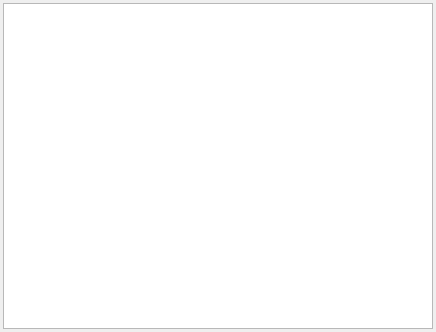
<?xml version="1.0" encoding="UTF-8"?>
<ui version="4.0">
 <class>DB_TestTextWidget</class>
 <widget class="QWidget" name="DB_TestTextWidget">
  <property name="geometry">
   <rect>
    <x>0</x>
    <y>0</y>
    <width>436</width>
    <height>332</height>
   </rect>
  </property>
  <property name="windowTitle">
   <string>Form</string>
  </property>
  <layout class="QGridLayout" name="gridLayout">
   <property name="margin">
    <number>3</number>
   </property>
   <item row="0" column="0">
    <widget class="QTextEdit" name="textEdit"/>
   </item>
  </layout>
 </widget>
 <resources/>
 <connections/>
</ui>
